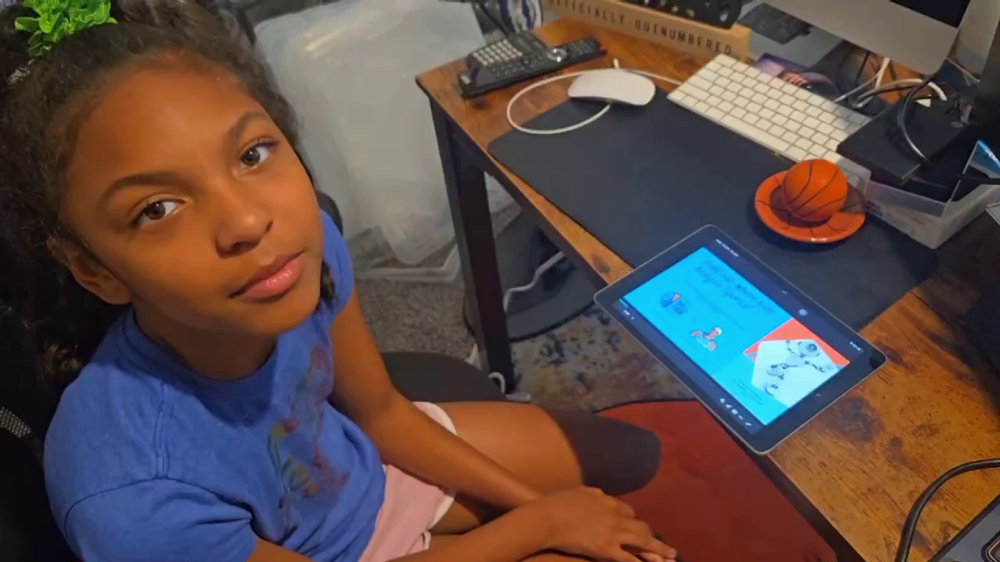
#> input picture workflows/BallCODE-Book/video_frames/frame_0000.png, 1000 x 562 px, shrunk from 1920 x 1080 before the run; its folder holds only this picture in this run
$ python analyze_frames.py
#> lines starting #> are read from the running program, lines starting #| are printed output that depends on the picture; after the words box and inside, x2 and y2 are one past the last pixel; in counts of white or black regions, pixels touching at a corner belong together
#!/usr/bin/env python3
import cv2
import numpy as np
import os

# Analyze key frames to understand the game
key_frames = [0, 10, 30, 60, 90, 120, 150]
frame_dir = "video_frames"

print("Analyzing key frames from BallCODE_Addy video...\n")

for frame_num in key_frames:
    frame_path = os.path.join(frame_dir, f"frame_{frame_num:04d}.png")

    if not os.path.exists(frame_path):
        continue

    img = cv2.imread(frame_path)
#> img is the input picture: shape (562, 1000, 3); mean B, G, R 71.6, 75.5, 92
    if img is None:
        continue

    height, width = img.shape[:2]
#> height = 562; width = 1000

    # Convert to grayscale for analysis
    gray = cv2.cvtColor(img, cv2.COLOR_BGR2GRAY)
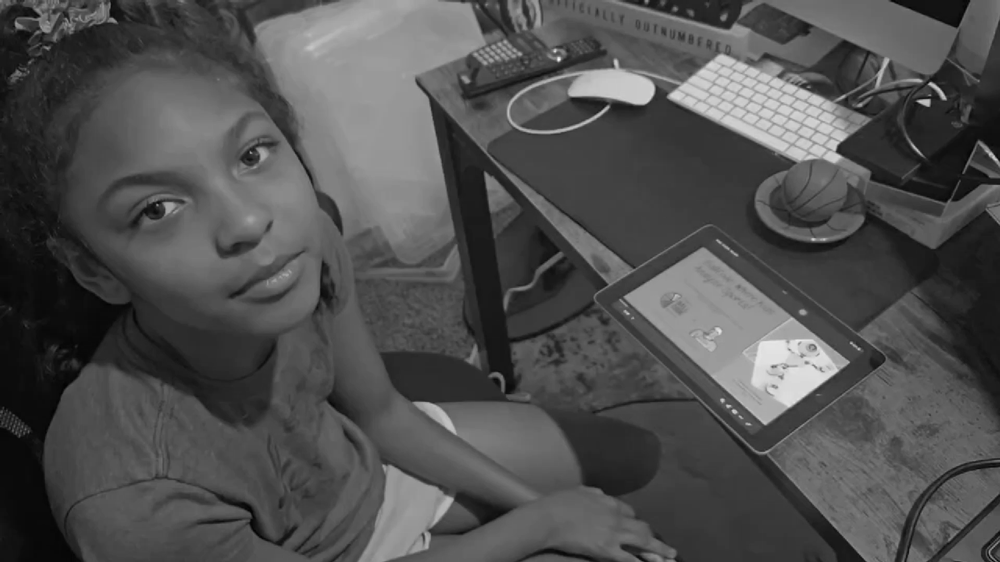
#> gray: shape (562, 1000); min 2, max 247, mean 80

    # Detect text regions (high contrast areas)
    edges = cv2.Canny(gray, 50, 150)
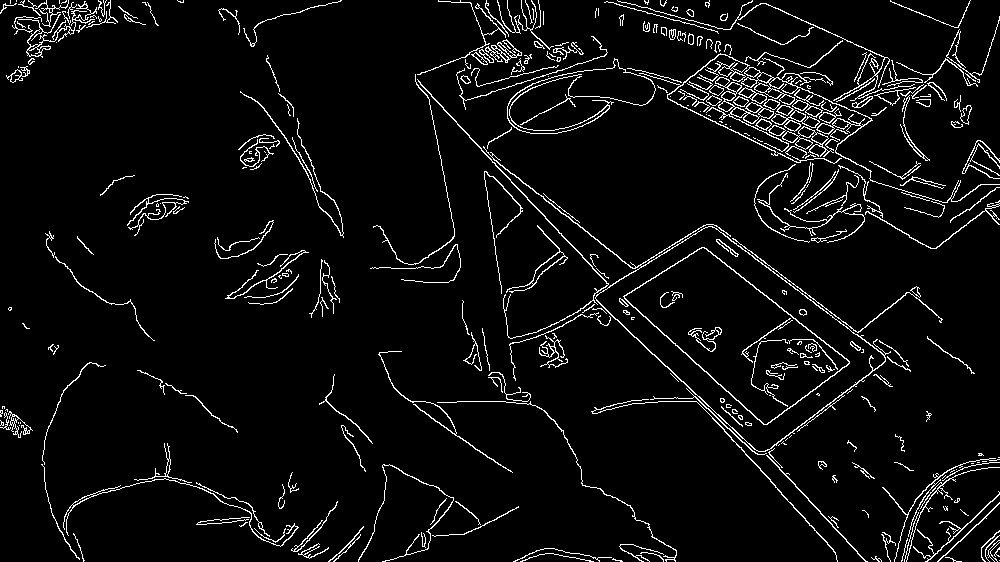
#> edges: shape (562, 1000); 5.1% white in thin lines or dots
    text_regions = np.sum(edges > 0) / (width * height) * 100
#> text_regions = 5.09

    # Detect UI elements (rectangular regions)
    contours, _ = cv2.findContours(edges, cv2.RETR_EXTERNAL, cv2.CHAIN_APPROX_SIMPLE)
#> contours = 313 contours, 213 with area under 20; largest, box (x1, y1, x2, y2) and area: (483, 146, 891, 452) 32930, (741, 67, 1000, 203) 953, (706, 77, 789, 152) 846, (782, 126, 838, 157) 484, (771, 110, 820, 132) 332
    rectangles = [c for c in contours if len(cv2.approxPolyDP(c, 0.02*cv2.arcLength(c, True), True)) == 4]
#> rectangles = 28 contours, 17 with area under 20; largest, box (x1, y1, x2, y2) and area: (591, 399, 838, 562) 120, (240, 91, 344, 238) 115, (196, 482, 270, 537) 46, (811, 229, 847, 243) 30, (509, 312, 599, 381) 27

    # Color analysis
    hsv = cv2.cvtColor(img, cv2.COLOR_BGR2HSV)
#> hsv: shape (562, 1000, 3); mean H, S, V 57.2, 117.3, 109.9
    dominant_colors = []
    for i in range(0, width, width//10):
        for j in range(0, height, height//10):
            pixel = hsv[j, i]
            dominant_colors.append(pixel[0])  # Hue
#> after the loop, dominant_colors = 110 values, max 175 at index 74, min 0 at index 6, mean 55.45

    avg_hue = np.mean(dominant_colors)
#> avg_hue = 55.45

    print(f"Frame {frame_num} ({frame_num}s):")
    print(f"  Resolution: {width}x{height}")
#|   Resolution: 1000x562
    print(f"  Text/UI density: {text_regions:.1f}%")
#|   Text/UI density: 5.1%
    print(f"  UI rectangles detected: {len(rectangles)}")
#|   UI rectangles detected: 28
    print(f"  Dominant color (hue): {avg_hue:.0f}°")
#|   Dominant color (hue): 55°
    print()

print("\nAnalysis complete!")
print("\nTo see the actual frames, you can:")
print("1. Open the video_frames/ directory in Finder")
print("2. Or I can create a summary based on your description")
